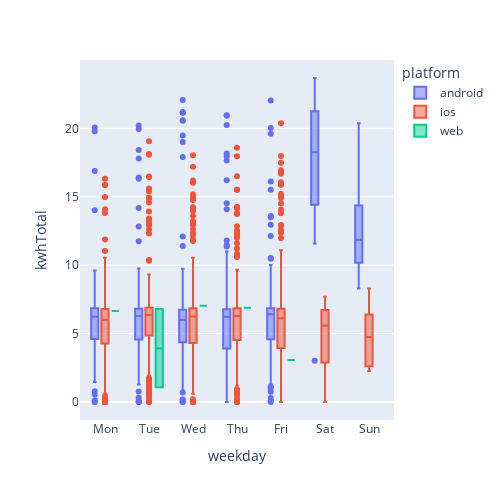

Notebook cell for this chart:
### Code cell
# plotly boxplot
px.box(
    data_frame=ev_df, x='weekday', y='kwhTotal',
    width=500, height=500, category_orders=weekday_orders, color='platform'
).show()

### Figure 1 — Plotly figure (JSON) as saved in the notebook; plotly's stock layout.template omitted (floating-point values rounded to 4 significant figures; data arrays with more than 128 entries replaced by an {"elided": "..."} marker saying what was removed)
{"data": [{"alignmentgroup": "True", "hovertemplate": "platform=android<br>weekday=%{x}<br>kwhTotal=%{y}<extra></extra>", "legendgroup": "android", "marker": {"color": "#636efa"}, "name": "android", "notched": false, "offsetgroup": "android", "orientation": "v", "showlegend": true, "type": "box", "x": {"elided": "1155 str values"}, "x0": " ", "xaxis": "x", "y": {"elided": "1155 float values"}, "y0": " ", "yaxis": "y"}, {"alignmentgroup": "True", "hovertemplate": "platform=ios<br>weekday=%{x}<br>kwhTotal=%{y}<extra></extra>", "legendgroup": "ios", "marker": {"color": "#EF553B"}, "name": "ios", "notched": false, "offsetgroup": "ios", "orientation": "v", "showlegend": true, "type": "box", "x": {"elided": "2234 str values"}, "x0": " ", "xaxis": "x", "y": {"elided": "2234 float values"}, "y0": " ", "yaxis": "y"}, {"alignmentgroup": "True", "hovertemplate": "platform=web<br>weekday=%{x}<br>kwhTotal=%{y}<extra></extra>", "legendgroup": "web", "marker": {"color": "#00cc96"}, "name": "web", "notched": false, "offsetgroup": "web", "orientation": "v", "showlegend": true, "type": "box", "x": ["Thu", "Mon", "Tue", "Wed", "Fri", "Tue"], "x0": " ", "xaxis": "x", "y": [6.88, 6.65, 6.8, 7.03, 3.07, 1.07], "y0": " ", "yaxis": "y"}], "layout": {"boxmode": "group", "height": 500, "legend": {"title": {"text": "platform"}, "tracegroupgap": 0}, "margin": {"t": 60}, "width": 500, "xaxis": {"anchor": "y", "categoryarray": ["Mon", "Tue", "Wed", "Thu", "Fri", "Sat", "Sun"], "categoryorder": "array", "domain": [0, 1], "title": {"text": "weekday"}}, "yaxis": {"anchor": "x", "domain": [0, 1], "title": {"text": "kwhTotal"}}}}
